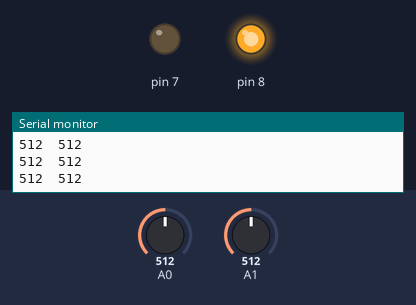
The sketch below on a simulated Arduino Uno, built with avr-gcc and run on an emulated ATmega328P. Parts: output pins drawn as LEDs (lit = HIGH), the last lines printed to the serial monitor. The inputs (shaded band) are chosen by the test bench; at power-on: A0 = 512, A1 = 512.

Above: at 1.2 s.
1.3 s: A0 set to 430
4.3 s: A0 set to 413
At 5.3 s:
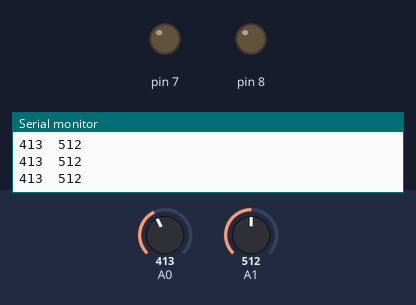
5.8 s: A0 set to 511
At 6.7 s:
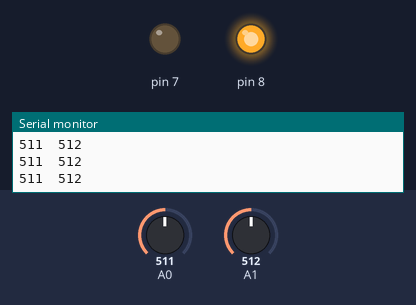
8.8 s: A0 set to 410
At 10.0 s:
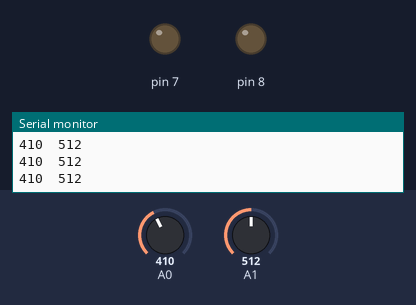
Timing chart, 0 to 11.3 s (numbered marks = the images above; inputs shaded):
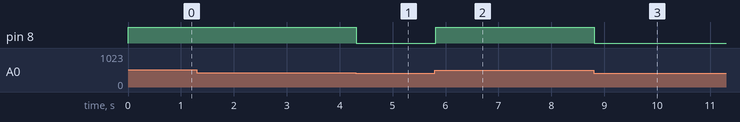

The sketch:

cristmas.ino
```cpp
int S0=0;
int S1=0;
void setup() {
  // put your setup code here, to run once:
Serial.begin(9600);
pinMode(A0, INPUT);
pinMode(8, OUTPUT);
pinMode(A1, INPUT);
pinMode(7,OUTPUT);
}


void loop() {

  S0=analogRead(0);
  S1=analogRead(1);
  Serial.print(S0);
  Serial.print("\t");
  Serial.print(S1);
  Serial.println("\t");

  if(S0>420){
    digitalWrite(8,HIGH);

    }else{
      digitalWrite(8,LOW);

      }
/*  if(S1>51 0){
    digitalWrite(7,HIGH);
    }else{
      digitalWrite(7,LOW);
      }

  // put your main code here, to run repeatedly:
*/
}
```

Measured:
- the behaviour switches between 421 and 420 on A0 (found by bisection; images 0 and 1)
- after the input at 4.3 s, pin 8: HIGH → LOW at once
- after the input at 5.8 s, pin 8: LOW → HIGH at once
- after the input at 8.8 s, pin 8: HIGH → LOW at once
